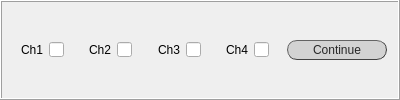
           <widget class="QFrame" name="frame">
            <property name="minimumSize">
             <size>
              <width>400</width>
              <height>0</height>
             </size>
            </property>
            <property name="maximumSize">
             <size>
              <width>40</width>
              <height>16777215</height>
             </size>
            </property>
            <property name="frameShape">
             <enum>QFrame::Box</enum>
            </property>
            <property name="frameShadow">
             <enum>QFrame::Raised</enum>
            </property>
            <layout class="QVBoxLayout" name="verticalLayout_4">
             <item>
              <layout class="QHBoxLayout" name="horizontalLayout_7">
               <item>
                <widget class="QLabel" name="status_ch1">
                 <property name="sizePolicy">
                  <sizepolicy hsizetype="Fixed" vsizetype="Preferred">
                   <horstretch>0</horstretch>
                   <verstretch>0</verstretch>
                  </sizepolicy>
                 </property>
                 <property name="minimumSize">
                  <size>
                   <width>30</width>
                   <height>20</height>
                  </size>
                 </property>
                 <property name="maximumSize">
                  <size>
                   <width>30</width>
                   <height>20</height>
                  </size>
                 </property>
                 <property name="styleSheet">
                  <string notr="true">font: 25 10pt &quot;Calibri Light&quot;;</string>
                 </property>
                 <property name="text">
                  <string>Ch1</string>
                 </property>
                 <property name="alignment">
                  <set>Qt::AlignRight|Qt::AlignTrailing|Qt::AlignVCenter</set>
                 </property>
                </widget>
               </item>
               <item>
                <widget class="QLineEdit" name="fillcolor_ch1">
                 <property name="enabled">
                  <bool>true</bool>
                 </property>
                 <property name="sizePolicy">
                  <sizepolicy hsizetype="Fixed" vsizetype="Fixed">
                   <horstretch>0</horstretch>
                   <verstretch>0</verstretch>
                  </sizepolicy>
                 </property>
                 <property name="minimumSize">
                  <size>
                   <width>15</width>
                   <height>15</height>
                  </size>
                 </property>
                 <property name="maximumSize">
                  <size>
                   <width>15</width>
                   <height>15</height>
                  </size>
                 </property>
                 <property name="styleSheet">
                  <string notr="true">border-color: rgb(0, 0, 0);</string>
                 </property>
                </widget>
               </item>
               <item>
                <spacer name="horizontalSpacer_3">
                 <property name="orientation">
                  <enum>Qt::Horizontal</enum>
                 </property>
                 <property name="sizeHint" stdset="0">
                  <size>
                   <width>40</width>
                   <height>20</height>
                  </size>
                 </property>
                </spacer>
               </item>
               <item>
                <widget class="QLabel" name="status_ch2">
                 <property name="sizePolicy">
                  <sizepolicy hsizetype="Fixed" vsizetype="Preferred">
                   <horstretch>0</horstretch>
                   <verstretch>0</verstretch>
                  </sizepolicy>
                 </property>
                 <property name="minimumSize">
                  <size>
                   <width>30</width>
                   <height>20</height>
                  </size>
                 </property>
                 <property name="maximumSize">
                  <size>
                   <width>30</width>
                   <height>20</height>
                  </size>
                 </property>
                 <property name="styleSheet">
                  <string notr="true">font: 25 10pt &quot;Calibri Light&quot;;</string>
                 </property>
                 <property name="text">
                  <string>Ch2</string>
                 </property>
                 <property name="alignment">
                  <set>Qt::AlignRight|Qt::AlignTrailing|Qt::AlignVCenter</set>
                 </property>
                </widget>
               </item>
               <item>
                <widget class="QLineEdit" name="fillcolor_ch2">
                 <property name="enabled">
                  <bool>true</bool>
                 </property>
                 <property name="sizePolicy">
                  <sizepolicy hsizetype="Fixed" vsizetype="Fixed">
                   <horstretch>0</horstretch>
                   <verstretch>0</verstretch>
                  </sizepolicy>
                 </property>
                 <property name="minimumSize">
                  <size>
                   <width>15</width>
                   <height>15</height>
                  </size>
                 </property>
                 <property name="maximumSize">
                  <size>
                   <width>15</width>
                   <height>15</height>
                  </size>
                 </property>
                 <property name="styleSheet">
                  <string notr="true">border-color: rgb(0, 0, 0);</string>
                 </property>
                </widget>
               </item>
               <item>
                <spacer name="horizontalSpacer_4">
                 <property name="orientation">
                  <enum>Qt::Horizontal</enum>
                 </property>
                 <property name="sizeHint" stdset="0">
                  <size>
                   <width>40</width>
                   <height>20</height>
                  </size>
                 </property>
                </spacer>
               </item>
               <item>
                <widget class="QLabel" name="status_ch3">
                 <property name="sizePolicy">
                  <sizepolicy hsizetype="Fixed" vsizetype="Preferred">
                   <horstretch>0</horstretch>
                   <verstretch>0</verstretch>
                  </sizepolicy>
                 </property>
                 <property name="minimumSize">
                  <size>
                   <width>30</width>
                   <height>20</height>
                  </size>
                 </property>
                 <property name="maximumSize">
                  <size>
                   <width>30</width>
                   <height>20</height>
                  </size>
                 </property>
                 <property name="styleSheet">
                  <string notr="true">font: 25 10pt &quot;Calibri Light&quot;;</string>
                 </property>
                 <property name="text">
                  <string>Ch3</string>
                 </property>
                 <property name="alignment">
                  <set>Qt::AlignRight|Qt::AlignTrailing|Qt::AlignVCenter</set>
                 </property>
                </widget>
               </item>
               <item>
                <widget class="QLineEdit" name="fillcolor_ch3">
                 <property name="enabled">
                  <bool>true</bool>
                 </property>
                 <property name="sizePolicy">
                  <sizepolicy hsizetype="Fixed" vsizetype="Fixed">
                   <horstretch>0</horstretch>
                   <verstretch>0</verstretch>
                  </sizepolicy>
                 </property>
                 <property name="minimumSize">
                  <size>
                   <width>15</width>
                   <height>15</height>
                  </size>
                 </property>
                 <property name="maximumSize">
                  <size>
                   <width>15</width>
                   <height>15</height>
                  </size>
                 </property>
                 <property name="styleSheet">
                  <string notr="true">border-color: rgb(0, 0, 0);</string>
                 </property>
                </widget>
               </item>
               <item>
                <spacer name="horizontalSpacer_5">
                 <property name="orientation">
                  <enum>Qt::Horizontal</enum>
                 </property>
                 <property name="sizeHint" stdset="0">
                  <size>
                   <width>40</width>
                   <height>20</height>
                  </size>
                 </property>
                </spacer>
               </item>
               <item>
                <widget class="QLabel" name="status_ch4">
                 <property name="sizePolicy">
                  <sizepolicy hsizetype="Fixed" vsizetype="Preferred">
                   <horstretch>0</horstretch>
                   <verstretch>0</verstretch>
                  </sizepolicy>
                 </property>
                 <property name="minimumSize">
                  <size>
                   <width>30</width>
                   <height>20</height>
                  </size>
                 </property>
                 <property name="maximumSize">
                  <size>
                   <width>30</width>
                   <height>20</height>
                  </size>
                 </property>
                 <property name="styleSheet">
                  <string notr="true">font: 25 10pt &quot;Calibri Light&quot;;</string>
                 </property>
                 <property name="text">
                  <string>Ch4</string>
                 </property>
                 <property name="alignment">
                  <set>Qt::AlignRight|Qt::AlignTrailing|Qt::AlignVCenter</set>
                 </property>
                </widget>
               </item>
               <item>
                <widget class="QLineEdit" name="fillcolor_ch4">
                 <property name="enabled">
                  <bool>true</bool>
                 </property>
                 <property name="sizePolicy">
                  <sizepolicy hsizetype="Fixed" vsizetype="Fixed">
                   <horstretch>0</horstretch>
                   <verstretch>0</verstretch>
                  </sizepolicy>
                 </property>
                 <property name="minimumSize">
                  <size>
                   <width>15</width>
                   <height>15</height>
                  </size>
                 </property>
                 <property name="maximumSize">
                  <size>
                   <width>15</width>
                   <height>15</height>
                  </size>
                 </property>
                 <property name="styleSheet">
                  <string notr="true">border-color: rgb(0, 0, 0);</string>
                 </property>
                </widget>
               </item>
               <item>
                <spacer name="horizontalSpacer_6">
                 <property name="orientation">
                  <enum>Qt::Horizontal</enum>
                 </property>
                 <property name="sizeHint" stdset="0">
                  <size>
                   <width>40</width>
                   <height>20</height>
                  </size>
                 </property>
                </spacer>
               </item>
               <item>
                <widget class="QPushButton" name="button_continue">
                 <property name="minimumSize">
                  <size>
                   <width>100</width>
                   <height>20</height>
                  </size>
                 </property>
                 <property name="maximumSize">
                  <size>
                   <width>180</width>
                   <height>20</height>
                  </size>
                 </property>
                 <property name="mouseTracking">
                  <bool>true</bool>
                 </property>
                 <property name="focusPolicy">
                  <enum>Qt::ClickFocus</enum>
                 </property>
                 <property name="autoFillBackground">
                  <bool>false</bool>
                 </property>
                 <property name="styleSheet">
                  <string notr="true">QPushButton{border-radius:10px;
border-width: 1px;
border-style: outset;
border-color: rgb(66, 66, 66);
background-color: rgb(211, 211, 211);
color: rgb(39, 39, 39);
font: 10pt &quot;Calibri Light&quot;;}

QPushButton:hover{
background-color: #eb6fbd;
border-color: #672146
}</string>
                 </property>
                 <property name="text">
                  <string>Continue</string>
                 </property>
                 <property name="checkable">
                  <bool>true</bool>
                 </property>
                </widget>
               </item>
              </layout>
             </item>
            </layout>
           </widget>
